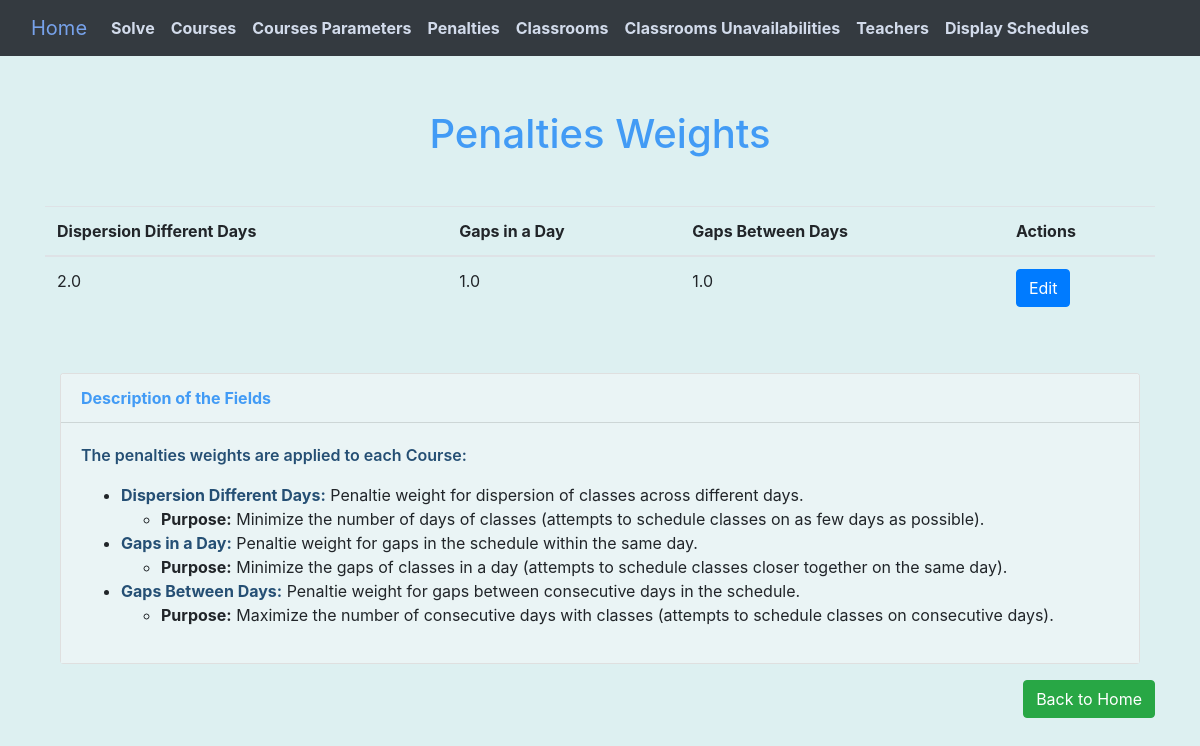
Screenshot of /view_penalties with the database file from the repository.
### models.py (models this page shows)
class Penalties(db.Model):
    id = db.Column(db.Integer, primary_key=True)
    dispersion_different_days = db.Column(db.Float, nullable=False, default=2.0)
    gaps_in_a_day = db.Column(db.Float, nullable=False, default=1.0)
    gaps_between_days = db.Column(db.Float, nullable=False, default=1.0)
    @classmethod
    def get_or_create(cls):
        penalties_instance = cls.query.first()
        if penalties_instance is None:
            penalties_instance = cls()
            db.session.add(penalties_instance)
            db.session.commit()
        return penalties_instance

### main_flask_UI.py (the view)
@app.route("/view_penalties")
def view_penalties():
    penalties_instance = Penalties.get_or_create()
    return render_template('view_penalties.html', penalties=penalties_instance)

### templates/view_penalties.html (shortened to what this page needs)
{% extends "base.html" %}
{% block content %}
    <h1>Penalties Weights</h1>
    <table class="table">
        <thead>
            <tr>
                <th scope="col">Dispersion Different Days</th>
                <th scope="col">Gaps in a Day</th>
                <th scope="col">Gaps Between Days</th>
                <th scope="col">Actions</th>
            </tr>
        </thead>
        <tbody>
            <tr>
                <td>{{ penalties.dispersion_different_days }}</td>
                <td>{{ penalties.gaps_in_a_day }}</td>
                <td>{{ penalties.gaps_between_days }}</td>
                <td>
                    <a href="{{ url_for('edit_penalties') }}" class="btn btn-primary">Edit</a>
                </td>
            </tr>
        </tbody>
    </table>
    <div class="container mt-4">
        <div class="card">
            <div class="card-header">
                <strong>Description of the Fields</strong>
            </div>
            <div class="card-body">
                <p>The penalties weights are applied to each Course:</p>
                <ul>
                    <li><strong style="color: #254f74;">Dispersion Different Days:</strong> Penaltie weight for dispersion of classes across different days.</li>
                    <ul>
                        <li><strong>Purpose:</strong> Minimize the number of days of classes (attempts to schedule classes on as few days as possible).</li>
                    </ul>
                    <li><strong style="color: #254f74;">Gaps in a Day:</strong> Penaltie weight for gaps in the schedule within the same day.</li>
                    <ul>
                        <li><strong>Purpose:</strong> Minimize the gaps of classes in a day (attempts to schedule classes closer together on the same day).</li>
                    </ul>
                    <li><strong style="color: #254f74;">Gaps Between Days:</strong> Penaltie weight for gaps between consecutive days in the schedule.</li>
                    <ul>
                        <li><strong>Purpose:</strong> Maximize the number of consecutive days with classes (attempts to schedule classes on consecutive days).</li>
                    </ul>
                </ul>
            </div>
        </div>
    </div>
    <div class="d-flex justify-content-end">
        <a href="{{ url_for('home') }}" class="btn btn-success mt-3 float-right mb-3">Back to Home</a>
    </div>
{% endblock %}

### templates/base.html (style rules this page uses)
body { margin: 0; padding: 0; background-color: #ddf0f1; }
.container { padding-top: 30px; }

### templates/view_penalties.html (style rules this page uses)
h1 { text-align: center; color: #429bf5; padding-top: 80px; padding-bottom: 40px; }
.card-body p { color: #254f74; font-weight: 600; }
th, td { padding: 8px; }
.card-body { background-color: #eaf4f5; }
.card-header { background-color: #eaf4f5; color: #429bf5; }

### rows the page displays
Penalties: dispersion_different_days "2.0", gaps_in_a_day "1.0", gaps_between_days "1.0"
